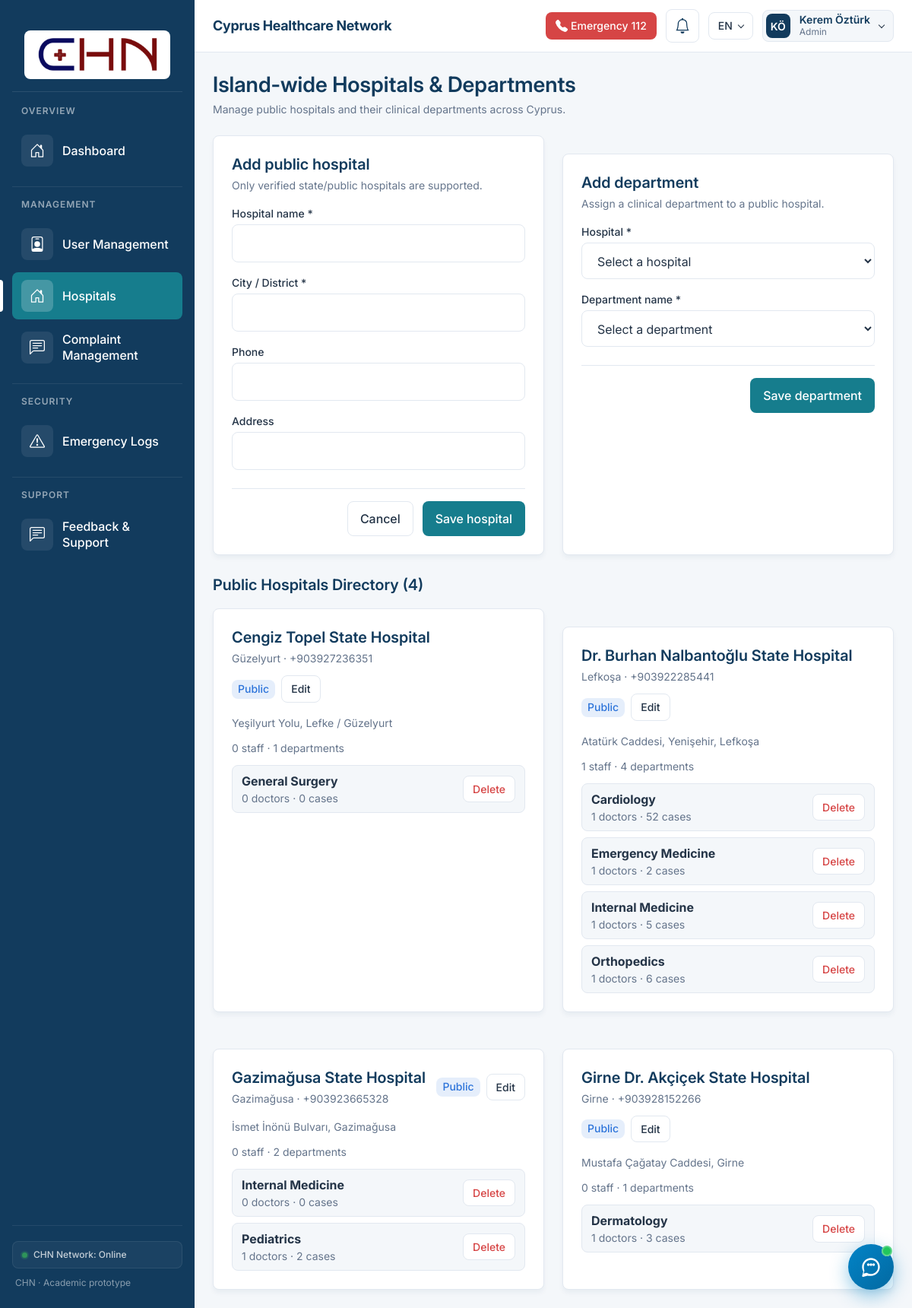
The app's page /pages/hospitals.php (signed in) with its own data.
### tables this page shows
CREATE TABLE `hospital` (
  `hospital_id` INT NOT NULL AUTO_INCREMENT,
  `hospital_name` VARCHAR(200) NOT NULL,
  `hospital_type` ENUM('public') NOT NULL DEFAULT 'public',
  `city` VARCHAR(100) NULL,
  `address` VARCHAR(255) NULL,
  `phone` VARCHAR(30) NULL,
  PRIMARY KEY (`hospital_id`),
  UNIQUE KEY `uq_hospital_name` (`hospital_name`)
);

CREATE TABLE `department` (
  `department_id` INT NOT NULL AUTO_INCREMENT,
  `department_name` VARCHAR(255) NOT NULL,
  `hospital_id` INT NOT NULL,
  PRIMARY KEY (`department_id`),
  UNIQUE KEY `uq_department_hospital_name` (`hospital_id`, `department_name`),
  UNIQUE KEY `uq_department_id_hospital` (`department_id`, `hospital_id`),
  KEY `idx_department_hospital_id` (`hospital_id`),
  CONSTRAINT `fk_department_hospital` FOREIGN KEY (`hospital_id`)
    REFERENCES `hospital` (`hospital_id`) ON UPDATE CASCADE ON DELETE RESTRICT
);

### pages/hospitals.php (the view, shortened to what the rows shown need)
<?php
$chnProjectRoot = dirname(__DIR__);
require_once $chnProjectRoot . '/include/i18n.php';
require_once $chnProjectRoot . '/include/departments.php';
function hospitalsEscape(string $value): string
{
    return htmlspecialchars($value, ENT_QUOTES | ENT_SUBSTITUTE, 'UTF-8');
}
$hospitals = [];
try {
    $pdo = chnGetPdo();
    $hospRows = $pdo->query(
        'SELECT h.hospital_id, h.hospital_name, h.hospital_type, h.city, h.address, h.phone,
                (SELECT COUNT(*) FROM `staff` s WHERE s.hospital_id = h.hospital_id) AS staff_count
         FROM `hospital` h
         ORDER BY h.hospital_name ASC'
    )->fetchAll();
    foreach ($hospRows as $row) {
        $hid = (int) $row['hospital_id'];
        $hospitals[$hid] = [
            'hospital_id' => $hid,
            'hospital_name' => (string) $row['hospital_name'],
            'hospital_type' => (string) $row['hospital_type'],
            'city' => (string) ($row['city'] ?? ''),
            'address' => (string) ($row['address'] ?? ''),
            'phone' => (string) ($row['phone'] ?? ''),
            'staff_count' => (int) $row['staff_count'],
            'departments' => [],
        ];
    }
    $deptRows = $pdo->query(
        'SELECT d.department_id, d.department_name, d.hospital_id,
                (SELECT COUNT(*) FROM `doctor` doc WHERE doc.department_id = d.department_id) AS doctor_count,
                (SELECT COUNT(*) FROM `case` c WHERE c.department_id = d.department_id) AS case_count
         FROM `department` d
         ORDER BY d.department_name ASC'
    )->fetchAll();
    foreach ($deptRows as $row) {
        $hid = (int) $row['hospital_id'];
        $hospitals[$hid]['departments'][] = [
            'department_id' => (int) $row['department_id'],
            'department_name' => (string) $row['department_name'],
            'doctor_count' => (int) $row['doctor_count'],
            'case_count' => (int) $row['case_count'],
        ];
    }
} catch (Throwable $e) {
    chnLogError('Hospitals page load error: ' . $e->getMessage());
}
?>
<!DOCTYPE html>
<html lang="<?= hospitalsEscape(chnLang()) ?>">
<head>
    <link rel="stylesheet" href="../css/style.css?v=<?= filemtime($chnProjectRoot . '/css/style.css') ?>">
    <link rel="stylesheet" href="../css/hospitals.css?v=<?= filemtime($chnProjectRoot . '/css/hospitals.css') ?>">
</head>
<body>
<?php
require $chnProjectRoot . '/include/left-sidebar.php';
?>
<main class="content" id="main-content" tabindex="-1">
    <div class="content__inner hospitals">
        <header class="page-header">
            <div>
                <h1 class="page-header__title"><?= te('hospitals.title') ?></h1>
            </div>
        </header>
        <div class="hospitals-forms">
            <section class="card" aria-labelledby="hospital-form-title">
                <header class="card__header">
                    <div>
                        <h2 class="card__title" id="hospital-form-title"><?= te('hospitals.add_hospital') ?></h2>
                    </div>
                </header>
            </section>
            <section class="card" aria-labelledby="department-form-title">
                <header class="card__header">
                    <div>
                        <h2 class="card__title" id="department-form-title"><?= te('hospitals.add_department') ?></h2>
                    </div>
                </header>
            </section>
        </div>
        <section class="hospitals-directory" aria-labelledby="hospitals-list-title">
            <h2 class="hospitals-directory__title" id="hospitals-list-title"><?= te('hospitals.directory_title') ?> (<?= count($hospitals) ?>)</h2>
            <div class="hospitals-cards">
                <?php foreach ($hospitals as $h): ?>
                    <?php
                    $editJson = json_encode([
                        'hospital_id' => $h['hospital_id'],
                        'hospital_name' => $h['hospital_name'],
                        'city' => $h['city'],
                        'phone' => $h['phone'],
                        'address' => $h['address'],
                    ], JSON_UNESCAPED_UNICODE | JSON_UNESCAPED_SLASHES);
                    ?>
                    <article class="card hospital-card">
                        <header class="card__header">
                            <div>
                                <h3 class="card__title"><?= hospitalsEscape($h['hospital_name']) ?></h3>
                                <p class="card__subtitle">
                                    <?= hospitalsEscape($h['city'] !== '' ? $h['city'] : 'Cyprus') ?>
                                    <?php if ($h['phone'] !== ''): ?> · <?= hospitalsEscape($h['phone']) ?><?php endif; ?>
                                </p>
                            </div>
                            <div class="hospital-card__header-actions">
                                <span class="badge badge--info"><?= te('hospitals.public_badge') ?></span>
                                <button type="button" class="btn btn--outline btn--sm" data-hospital-edit data-hospital="<?= hospitalsEscape((string) $editJson) ?>">
                                    <?= te('hospitals.edit') ?>
                                </button>
                            </div>
                        </header>
                        <?php if ($h['address'] !== ''): ?>
                            <p class="hospital-card__address"><?= hospitalsEscape($h['address']) ?></p>
                        <?php endif; ?>
                        <p class="hospital-card__meta">
                            <?= te('hospitals.staff_count', ['count' => $h['staff_count']]) ?> ·
                            <?= te('hospitals.dept_count', ['count' => count($h['departments'])]) ?>
                        </p>
                        <?php if ($h['departments'] === []): ?>
                            <p class="hospital-card__empty"><?= te('hospitals.no_departments') ?></p>
                        <?php else: ?>
                            <ul class="hospital-card__depts">
                                <?php foreach ($h['departments'] as $dept): ?>
                                    <li class="hospital-card__dept">
                                        <div>
                                            <strong><?= hospitalsEscape(chnDepartmentLabel($dept['department_name'])) ?></strong>
                                            <span class="hospital-card__dept-stats">
                                                <?= te('hospitals.doctor_count', ['count' => $dept['doctor_count']]) ?> ·
                                                <?= te('hospitals.case_count', ['count' => $dept['case_count']]) ?>
                                            </span>
                                        </div>
                                        <button type="button" class="btn btn--outline btn--sm hospital-card__dept-delete"
                                                data-department-delete
                                                data-department-id="<?= (int) $dept['department_id'] ?>"
                                                data-department-name="<?= hospitalsEscape($dept['department_name']) ?>">
                                            <?= te('hospitals.delete') ?>
                                        </button>
                                    </li>
                                <?php endforeach; ?>
                            </ul>
                        <?php endif; ?>
                    </article>
                <?php endforeach; ?>
            </div>
        </section>
    </div>
</main>
</body>
</html>

### records on screen
hospital: hospital_name "Cengiz Topel State Hospital", city "Güzelyurt", phone "+903927236351", address "Yeşilyurt Yolu, Lefke / Güzelyurt", staff_count "0 staff", departments "1 departments"
department: department_name "General Surgery", doctor_count "0 doctors", case_count "0 cases"
hospital: hospital_name "Dr. Burhan Nalbantoğlu State Hospital", city "Lefkoşa", phone "+903922285441", address "Atatürk Caddesi, Yenişehir, Lefkoşa", staff_count "1 staff", departments "4 departments"
department: department_name "Cardiology", doctor_count "1 doctors", case_count "52 cases"
department: department_name "Emergency Medicine", doctor_count "1 doctors", case_count "2 cases"
department: department_name "Internal Medicine", doctor_count "1 doctors", case_count "5 cases"
department: department_name "Orthopedics", doctor_count "1 doctors", case_count "6 cases"
hospital: hospital_name "Gazimağusa State Hospital", city "Gazimağusa", phone "+903923665328", address "İsmet İnönü Bulvarı, Gazimağusa", staff_count "0 staff", departments "2 departments"
department: department_name "Internal Medicine", doctor_count "0 doctors", case_count "0 cases"
department: department_name "Pediatrics", doctor_count "1 doctors", case_count "2 cases"
hospital: hospital_name "Girne Dr. Akçiçek State Hospital", city "Girne", phone "+903928152266", address "Mustafa Çağatay Caddesi, Girne", staff_count "0 staff", departments "1 departments"
department: department_name "Dermatology", doctor_count "1 doctors", case_count "3 cases"

### other values on screen
te('sidebar.group_' . $chnGroup) "OVERVIEW"
$chnLabel "Dashboard"
te('sidebar.group_' . $chnGroup) "MANAGEMENT"
$chnLabel "User Management"
$chnLabel "Hospitals"
$chnLabel "Complaint Management"
te('sidebar.group_' . $chnGroup) "SECURITY"
$chnLabel "Emergency Logs"
te('sidebar.group_' . $chnGroup) "SUPPORT"
$chnLabel "Feedback & Support"
te('sidebar.status_online') "CHN Network: Online"
te('sidebar.footer') "CHN · Academic prototype"
te('common.emergency') "Emergency"
$chnLanguages[$chnActiveLang]['code'] "EN"
$chnEscapedInitials "KÖ"
